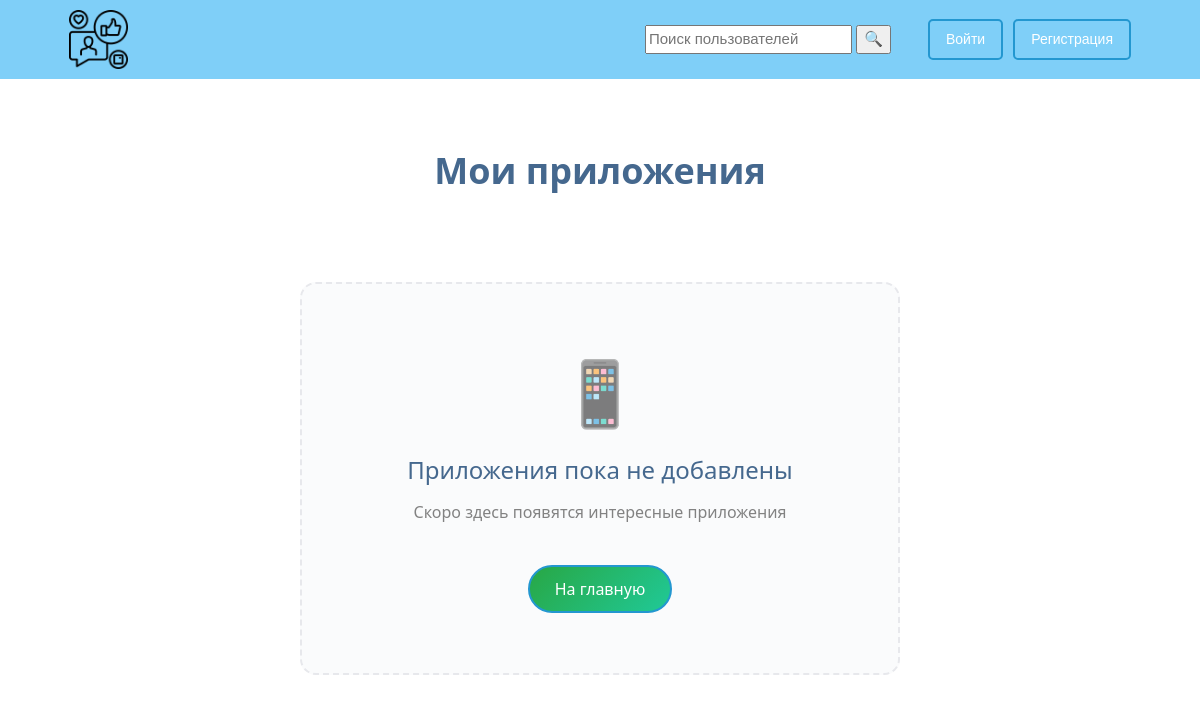
Before: /apps/ with the older database file.
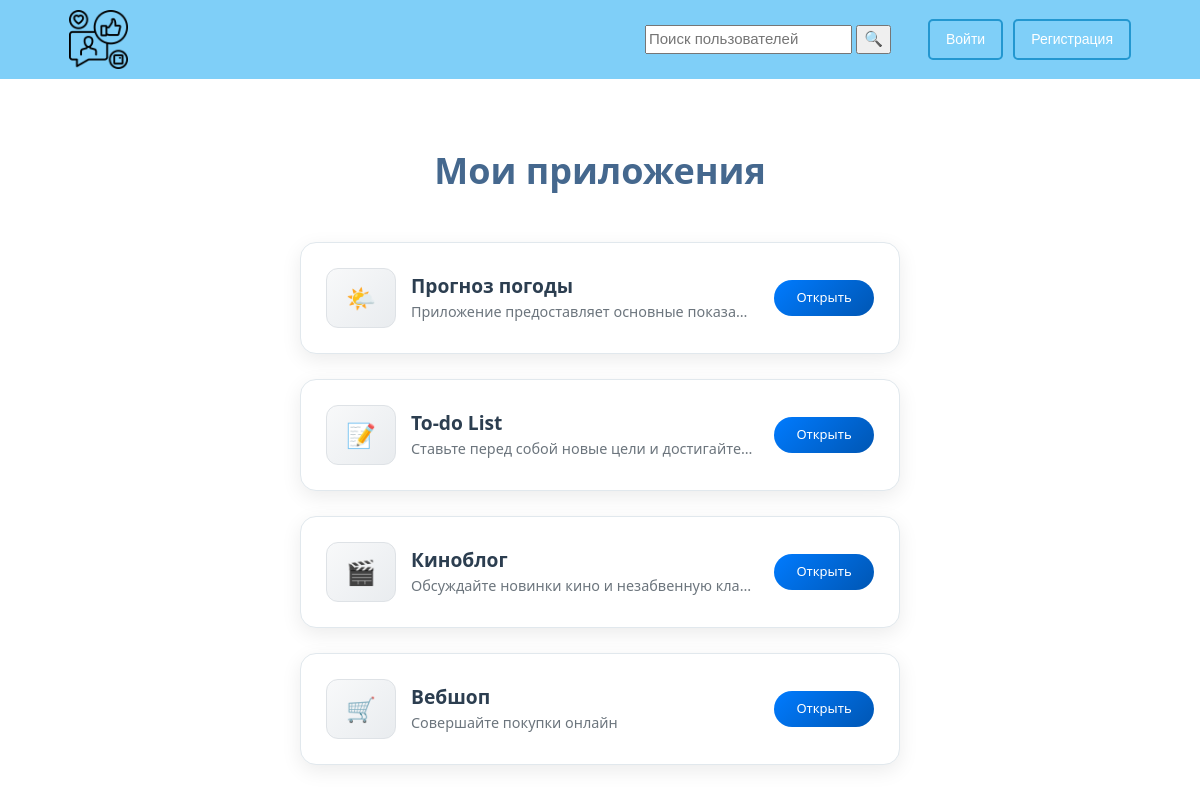
After: the same page with the newer database file.
### Weather/models.py (models this page shows, shortened)
class Apps(models.Model):
    app_name = models.CharField('Наименование приложения',
                                max_length=100,
                                blank=False)
    emblem = models.CharField('Ярлык',
                              max_length=10,
                              blank=False)
    description = models.TextField('Описание приложения',
                                   max_length=500,
                                   blank=False)
    url = models.CharField('Url-адрес приложения',
                           max_length=1000,
                           blank=False)
    base_url = models.CharField('Url-адрес микросервиса',
                                max_length=1000,
                                blank=True)
    class Meta:
        verbose_name = 'Приложение'
        verbose_name_plural = 'Приложения'

### Weather/views.py (the view)
# urls.py: path('', views.show_my_apps, name='my_apps'),
def show_my_apps(request):
    all_apps = Apps.objects.all()
    return render(request,
                  'users/my_apps.html',
                  {'apps': all_apps})

### Templates/users/my_apps.html (shortened to what this page needs)
{% extends "base.html" %}
{% load static %}
{% block content %}
<div class="friends-container">
    <h1 class="friends-title">Мои приложения</h1>
    <div class="friends-list">
        {% for app in apps %}
        <div class="friend-card app-card">
            <div class="friend-avatar app-emblem">
                <div class="emblem-container">
                    {{ app.emblem }}
                </div>
            </div>
            <div class="friend-info app-info">
                <h3 class="friend-name app-name">
                    {{ app.app_name }}
                </h3>
                <p class="friend-username app-description">{{ app.description }}</p>
            </div>
            <div class="friend-actions app-actions">
                <a href="{{ app.url }}" class="profile-link app-link">Открыть</a>
            </div>
        </div>
        {% empty %}
        <div class="no-friends">
            <div class="no-friends-icon">📱</div>
            <h2>Приложения пока не добавлены</h2>
            <p>Скоро здесь появятся интересные приложения</p>
            <a href="{% url 'home' %}" class="find-friends-btn">На главную</a>
        </div>
        {% endfor %}
    </div>
</div>
{% endblock %}

### Templates/base.html (shortened to what this page needs)
<!DOCTYPE html>
<html lang='ru'>
{%load static%}
<link rel='stylesheet' href='/static/css/stylesheet.сss' type="text/css">
<link href="https://cdn.jsdelivr.net/npm/bootstrap@5.1.3/dist/css/bootstrap.min.css" rel="stylesheet">
  <head>
    <link rel="stylesheet" type="text/css" href="{% static 'css/stylesheet.css' %}">
  </head>
  <body class='body'>
    {% include 'navigation.html' %}
    <main class='main'>
      {% block content %}{% endblock %}
    </main>
  </body>
</html>

### Templates/navigation.html (shortened to what this page needs)
{% load static %}
<header class='header'>
    <div class='container-emblem'>
        <a href="/"><img class='emblem' src="{% static 'img/emblem.png' %}"></a>
    </div>
    <div class='container_search'>
        <form action="{% url 'Users:search' %}" method="get">
          <input name="q" type="text" placeholder="Поиск пользователей">
          <input type="submit" value="🔍" />
        </form>
    </div>
    <div class='container-buttons'>
        {%if request.user.is_authenticated%}
            <div class="dropdown">
              <button class="dropbtn">Настройки ⏷</button>
              <div class="dropdown-menu">
                  <a href="{% url 'Users:my_profile'%}">Мой профиль</a>
                  <a href="{% url 'Users:change_info'%}">Редактировать профиль</a>
                  <a href="{% url 'Users:logout'%}">Выход</a>
              </div>
            </div>
        {%else%}
        <a href="{% url 'Users:login'%}">
          <button type='button' class='button_enter'>
          Войти
          </button>
        </a>
        <a href="{% url 'Users:registration'%}">
          <button type='button' class='button_register'>
            Регистрация
          </button>
        </a>
          {%endif%}
    </div>
</header>

### static/css/stylesheet.css (style rules this page uses)
.body { margin: 0; }
.header { display: flex; margin-top: 0; padding: 10px; margin: 0; height: 10%; width: 100%; font-size: 15px; font-family: "Arial", sans-serif; background-color: #7fcff8; justify-content: space-between; align-items: center; }
.header .container-emblem { width: 10%; margin-left: 5%; }
.header .container-emblem .emblem { width: 50%; }
.header .container-buttons { width: 10%; margin-right: 5%; display: flex; justify-content: flex-end; align-items: center; }
.header .container-buttons .button_register, .header .container-buttons .button_enter, .header .container-buttons .button_logout { padding: 8px 16px; box-sizing: border-box; border: 2px solid #2397d0; border-radius: 5px; color: white; background-color: #7fcff8; cursor: pointer; white-space: nowrap; text-align: center; font-size: 14px; margin-left: 10px; }
.header .container_search { width: 250px; margin-left: auto; margin-right: 10%; margin-top: 0; display: flex; align-items: center; }
.main { width: 100%; height: 100%; }
.friends-container { max-width: 800px; margin: 40px auto; padding: 30px; display: flex; flex-direction: column; align-items: center; }
.friends-title { color: #45688e; text-align: center; margin-bottom: 50px; font-size: 36px; font-weight: 600; }
.friends-list { display: flex; flex-direction: column; gap: 35px; margin-bottom: 50px; width: 100%; max-width: 600px; }
.friend-card { display: flex; align-items: center; padding: 30px 35px; background: white; border: 1px solid #e7e8ec; border-radius: 18px; box-shadow: 0 6px 20px rgba(0, 0, 0, 0.08); transition: all 0.3s ease; width: 100%; }
.friend-avatar { width: 80px; height: 80px; margin-right: 25px; flex-shrink: 0; border-radius: 50%; overflow: hidden; }
.friend-info { flex: 1; min-width: 0; text-align: left; margin-right: 25px; }
.friend-name { margin: 0 0 10px 0; color: #222; font-size: 19px; font-weight: 600; white-space: nowrap; overflow: hidden; text-overflow: ellipsis; }
.friend-username { margin: 0; color: #828282; font-size: 15px; white-space: nowrap; overflow: hidden; text-overflow: ellipsis; }
.friend-actions { display: flex; gap: 18px; flex-shrink: 0; flex-direction: column; align-items: center; }
.profile-link { padding: 14px 22px; background: #7fcff8; color: white; text-decoration: none; border-radius: 9px; font-size: 15px; font-weight: 500; transition: all 0.3s ease; border: 2px solid #2397d0; min-width: 110px; text-align: center; }
.friends-list { display: flex; flex-direction: column; gap: 25px; margin-bottom: 50px; width: 100%; max-width: 600px; }
.friend-card { display: flex; align-items: center; padding: 25px; background: white; border: 1px solid #e7e8ec; border-radius: 16px; box-shadow: 0 6px 20px rgba(0, 0, 0, 0.08); transition: all 0.3s ease; width: 100%; }
.friend-avatar { width: 70px; height: 70px; margin-right: 20px; flex-shrink: 0; border-radius: 50%; overflow: hidden; }
.friend-info { flex: 1; min-width: 0; text-align: left; margin-right: 20px; }
.friend-name { margin: 0 0 5px 0; color: #222; font-size: 18px; font-weight: 600; white-space: nowrap; overflow: hidden; text-overflow: ellipsis; }
.friend-username { margin: 0 0 5px 0; color: #828282; font-size: 14px; white-space: nowrap; overflow: hidden; text-overflow: ellipsis; }
.friend-actions { display: flex; flex-direction: column; gap: 10px; flex-shrink: 0; }
.profile-link { padding: 10px 16px; background: #7fcff8; color: white; text-decoration: none; border-radius: 6px; font-size: 13px; font-weight: 500; transition: all 0.3s ease; border: 2px solid #2397d0; text-align: center; min-width: 100px; }

### Templates/users/my_apps.html (style rules this page uses)
.app-card { transition: all 0.3s ease; border: 1px solid #e1e8ed; }
.app-emblem { background: linear-gradient(135deg, #f8f9fa 0%, #e9ecef 100%); border-radius: 12px; display: flex; align-items: center; justify-content: center; min-width: 60px; height: 60px; margin-right: 15px; border: 1px solid #dee2e6; }
.emblem-container { font-size: 24px; color: #495057; text-align: center; line-height: 1; }
.app-info { flex: 1; }
.app-name { color: #2c3e50; margin-bottom: 5px; font-size: 1.2rem; }
.app-description { color: #6c757d; font-size: 0.9rem; line-height: 1.4; margin: 0; }
.app-link { background: linear-gradient(135deg, #007bff, #0056b3); color: white; padding: 8px 20px; border-radius: 20px; text-decoration: none; font-weight: 500; transition: all 0.3s ease; border: none; }

Changed rows visible on the page:
added Apps: emblem "🌤️", app_name "Прогноз погоды", description "Приложение предоставляет основные показа…"
added Apps: emblem "📝", app_name "To-do List", description "Ставьте перед собой новые цели и достигайте…"
added Apps: emblem "🎬", app_name "Киноблог", description "Обсуждайте новинки кино и незабвенную кла…"
added Apps: emblem "🛒", app_name "Вебшоп", description "Совершайте покупки онлайн"
Other visible differences:
text no longer shown: "📱 Приложения пока не добавлены Скоро здесь появятся интересные приложения На главную"
